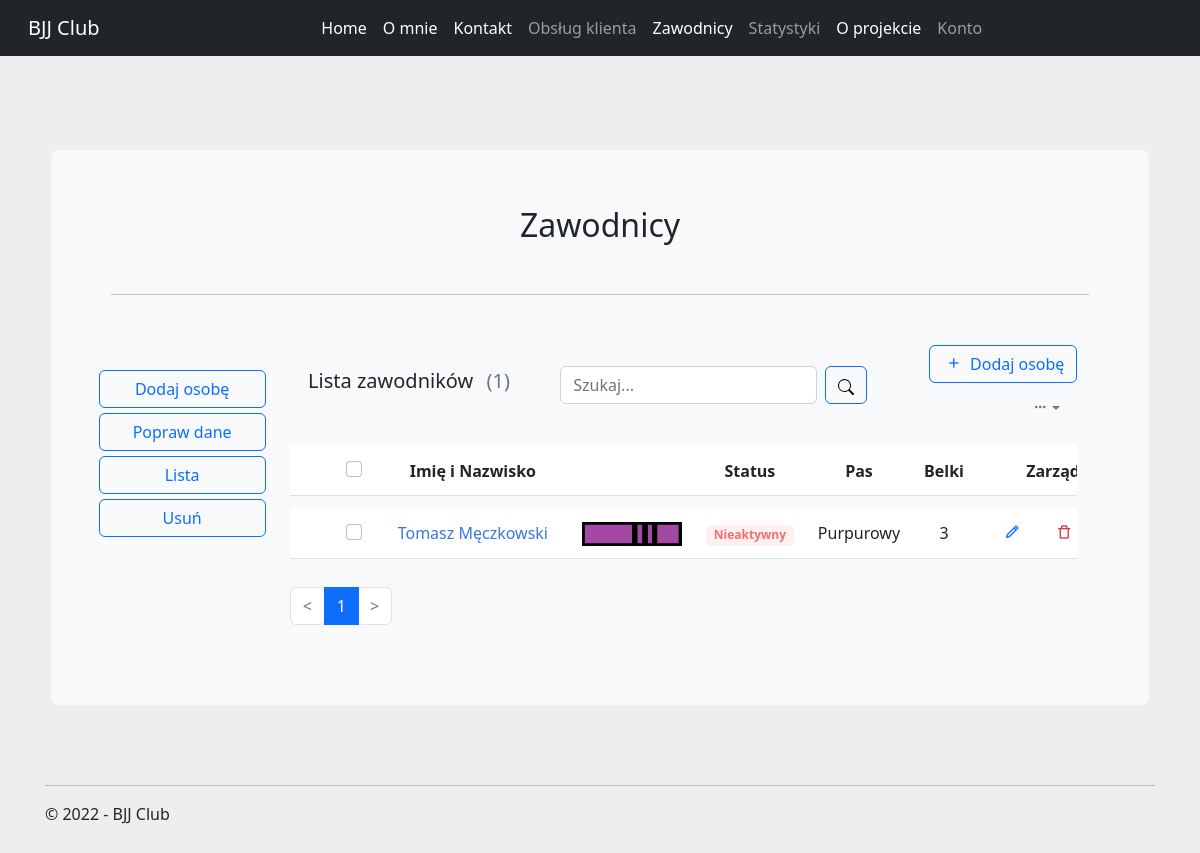
Before: /zawodnicy/?page=2 with the older database file.
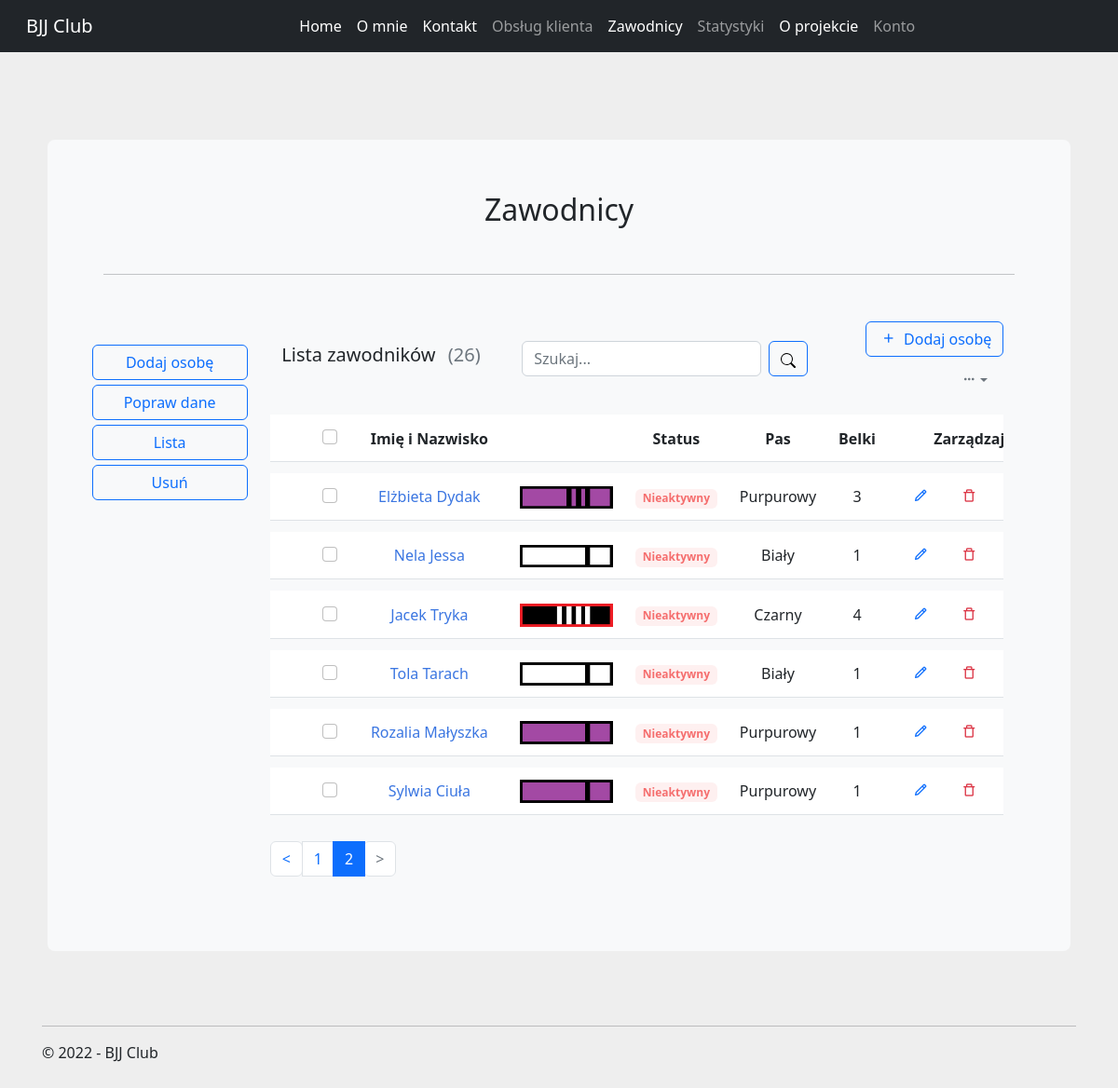
After: the same page with the newer database file.
### players/models.py (models this page shows, shortened)
class Player(models.Model):
    class Belts(models.TextChoices):
        WHITE = "Biały", "Biały"
        BLUE = "Niebieski", "Niebieski"
        PURPLE = "Purpurowy", "Purpurowy"
        BROWN = "Brązowy", "Brązowy"
        BLACK = "Czarny", "Czarny"
    class Stripes(models.TextChoices):
        ZERO = "0", "0"
        ONE = "1", "1"
        TWO = "2", "2"
        THREE = "3", "3"
        FOUR = "4", "4"
    class Gender(models.TextChoices):
        Male = "Mężczyzna", "Mężczyzna"
        Female = "Kobieta", "Kobieta"
    first_name = models.CharField(max_length=100)
    last_name = models.CharField(max_length=100)
    belt = models.CharField(max_length=30, choices=Belts.choices, default=Belts.WHITE)
    stripe = models.CharField(max_length=1, choices=Stripes.choices, default=Stripes.ZERO)
    gender = models.CharField(max_length=10, choices=Gender.choices, default=Gender.Male, blank=True)
    birth_date = models.DateField(blank=True, null=True)
    first_training = models.DateField(blank=True, null=True)
    last_training = models.DateField(blank=True, null=True)
    created = models.DateTimeField(auto_now_add=True)
    modified = models.DateTimeField(auto_now=True)
    email = models.EmailField(null=True, blank=True)
    active = models.BooleanField(default=False)
    class Meta:
        ordering = ['id']

### players/views.py (the view, shortened to what this page needs)
# urls.py: path("", players, name="players_list"),
def players(request):
    players = Player.objects.all()
    first_names = []
    last_names = []
    for i in players:
        first_names.append(i.first_name)
        last_names.append(i.last_name)
    players = Paginator(players, 20)
    count_players = players.count
    current_page = request.GET.get('page')
    players = players.get_page(current_page)
    context = {"count_players": count_players,
               "players": players,
               }
    return render(request, "players_list.html", context)

### players/templatetags/extras.py (called while the page is built)
@register.simple_tag
def belt_png(belt, stripe):
    belts = {"Biały": 1,
             "Niebieski": 2,
             "Purpurowy": 3,
             "Brązowy": 4,
             "Czarny": 5}
    belt_index = belts[belt]
    result = f"/static/images/belts/{belt_index}.{stripe}.{belt}.png"
    return result

### players/templates/players_list.html (shortened to what this page needs)
{% extends "inner_layout.html" %}
{% block body %}
<link rel="stylesheet" href="https://cdnjs.cloudflare.com/ajax/libs/boxicons/2.1.0/css/boxicons.min.css" />
<link rel="stylesheet" href="https://cdnjs.cloudflare.com/ajax/libs/MaterialDesign-Webfont/5.3.45/css/materialdesignicons.css" />
<link rel="stylesheet" type="text/css" href="/static/css/player_list_1.css" />
<link rel="stylesheet" type="text/css" href="/static/css/player_list_2.css" />
<div class="container">
    <div class="row align-items-center">
        <div class="col-md-4">
            <div class="mb-3">
                <h5 class="card-title">Lista zawodników <span class="text-muted fw-normal ms-2">({{count_players}})</span></h5>
            </div>
        </div>
        <div class="col-md-5">
            <div class="mb-2">
                <form class="row g-2" method="POST">
                    <div class="col-auto">
                        <input class="form-control" list="datalistOptions" id="searchbar" name="searchbar" placeholder="Szukaj..." aria-label="">
                    </div>
                    <div class="col-auto">
                        <button type="submit" class="btn btn-outline-primary">
                            <img src="/static/images/search.svg" alt="">
                        </button>
                    </div>
                </form>
            </div>
        </div>
        <div class="col-md-3">
            <div class="d-flex flex-wrap align-items-center justify-content-end gap-2 mb-2">
                <div>
                    <a href="{% url 'players:players_add' %}" class="btn btn-outline-primary"><i class="bx bx-plus me-1"></i> Dodaj osobę</a>
                </div>
                <div class="dropdown">
                    <a class="btn btn-link text-muted py-1 font-size-16 shadow-none dropdown-toggle" href="#" role="button" data-bs-toggle="dropdown" aria-expanded="false"><i class="bx bx-dots-horizontal-rounded"></i></a>
                </div>
            </div>
        </div>
    </div>
    <div class="row">
        <div class="col-lg-12">
            <div class="">
                <div class="table-responsive">
                    <table class="table project-list-table table-nowrap align-middle table-borderless">
                        <thead>
                            <tr>
                                <th scope="col" class="ps-4" style="width: 50px;">
                                    <div class="form-check font-size-16"><input type="checkbox" class="form-check-input" id="contacusercheck" /><label class="form-check-label" for="contacusercheck"></label></div>
                                </th>
                                <th scope="col">Imię i Nazwisko</th>
                                <th scope="col"></th>
                                <th scope="col">Status</th>
                                <th scope="col">Pas</th>
                                <th scope="col">Belki</th>
                                <th scope="col" style="width: 200px;">Zarządzaj</th>
                            </tr>
                        </thead>
                        <tbody>
                        {% load extras %}
                        {% for player in players %}
                        <tr>
                            <th scope="row" class="ps-4">
                                <div class="form-check font-size-16"><input type="checkbox" class="form-check-input" id="contacusercheck0" /><label class="form-check-label" for="contacusercheck0"></label></div>
                            </th>
                            <td>
                                <a href="{% url 'players:player_profile' player.id %}" class="link_custom">{{player.first_name}}  {{player.last_name}}</a>
                            </td>
                            <td><img src= {% belt_png player.belt player.stripe %} alt=" " style="width: 100px; margin-left: 10px;"/></td>
                            {% if player.active %}
                            <td><span class="badge badge-soft-success mb-0">Aktywny</span></td>
                            {% else %}
                            <td><span class="badge badge-soft-danger mb-0">Nieaktywny</span></td>
                            {% endif %}
                            <td>{{player.belt}}</td>
                            <td>{{player.stripe}}</td>
                            <td>
                                <ul class="list-inline mb-0">
                                    <li class="list-inline-item">
                                        <a href="javascript:void(0);" data-bs-toggle="tooltip" data-bs-placement="top" title="Edit" class="px-2 text-primary"><i class="bx bx-pencil font-size-18"></i></a>
                                    </li>
                                    <li class="list-inline-item">
                                        <a href="javascript:void(0);" data-bs-toggle="tooltip" data-bs-placement="top" title="Delete" class="px-2 text-danger"><i class="bx bx-trash-alt font-size-18"></i></a>
                                    </li>
                                    <li class="list-inline-item dropdown">
                                        <a class="text-muted dropdown-toggle font-size-18 px-2" href="#" role="button" data-bs-toggle="dropdown" aria-haspopup="true"></a>
                                    </li>
                                </ul>
                            </td>
                        </tr>
                        {% endfor %}
                        </tbody>
                    </table>
                </div>
            </div>
        </div>
    </div>
    <div class="row g-0 align-items-center pb-4">
        <div class="col-sm-12">
                <nav aria-label="Page navigation">
                    <ul class="pagination mb-sm-0">
                    {% if players.has_previous %}
                        <li class="page-item">
                        <a class="page-link" href="?page={{ players.previous_page_number }}"> < </a>
                        </li>
                    {% else %}
                        <li class="page-item disabled">
                        <a class="page-link" href="#" tabindex="-1" aria-disabled="True"> < </a>
                        </li>
                    {% endif %}
                    {% for i in players.paginator.page_range %}
                    {% if players.number == i %}
                        <li class="page-item active" aria-current="page">
                            <span class="page-link">
                            {{ i }}
                            </span>
                        </li>
                    {% else %}
                        <li class="page-item"><a class="page-link" href="?page={{ i }}">{{ i }}</a></li>
                    {% endif %}
                    {% endfor %}
                    {% if players.has_next %}
                        <li class="page-item">
                        <a class="page-link" href="?page={{ players.next_page_number }}"> > </a>
                        </li>
                    {% else %}
                            <li class="page-item disabled">
                            <a class="page-link" href="#" tabindex="-1" aria-disabled="True"> > </a>
                            </li>
                    {% endif %}
                    </ul>
                </nav>
        </div>
</div>
</div>
{% endblock %}

### players/templates/inner_layout.html
{% extends "layout.html" %}
{% block content %}
<div class="p-5 mb-4 bg-light rounded-3" style="margin: auto; width: 99%;">
    <div class="container-fluid py-2" style="text-align: center;">
        <h2 style="margin-bottom: 50px;">Zawodnicy</h2>
        <hr style="margin-bottom: 50px;">
        <div class="row">
            <div class="col-sm-2" style="margin-top: 25px;">
                <div class="row" style="margin-bottom: 5px">
                    <a href="{% url 'players:players_add' %}" class="btn btn-outline-primary">Dodaj osobę</a>
                </div>
                <div class="row" style="margin-bottom: 5px">
                    <a href="#" class="btn btn-outline-primary">Popraw dane</a>
                </div>
                <div class="row" style="margin-bottom: 5px">
                    <a href="{% url 'players:players_list' %}" class="btn btn-outline-primary">Lista</a>
                </div>
                <div class="row" style="margin-bottom: 5px">
                    <a href="#" class="btn btn-outline-primary">Usuń</a>
                </div>
            </div>
            <div class="col-sm-10">
                {% block body %}{% endblock %}
            </div>
        </div>
    </div>
</div>
{% endblock %}

### main/templates/layout.html (shortened to what this page needs)
<!DOCTYPE html>
<html lang="pl">
<head>
    <link rel="stylesheet" type="text/css" href="/static/css/bootstrap.css"/>
    <link rel="stylesheet" type="text/css" href="/static/css/bootstrap.rtl.css"/>
    <link rel="stylesheet" type="text/css" href="/static/css/site.css"/>
    <link rel="stylesheet" type="text/css" href="/static/css/custom.css"/>
</head>
<body>
    <div>
        <nav class="navbar navbar-expand-lg fixed-top navbar-dark bg-dark">
            <div class="container-fluid">
                <a class="navbar-brand" href="{% url 'main:index' %}">BJJ Club</a>
                <div class="collapse navbar-collapse" id="navbarSupportedContent">
                    <ul class="navbar-nav me-auto mb-2 mb-lg-0">
                        <li class="nav-item">
                            <a class="nav-link active" aria-current="page" href="{% url 'main:index' %}">Home</a>
                        </li>
                        <li class="nav-item">
                            <a class="nav-link active" aria-current="page" href="{% url 'main:about' %}">O mnie</a>
                        </li>
                        <li class="nav-item">
                            <a class="nav-link active" aria-current="page" href="{% url 'main:contact' %}">Kontakt</a>
                        </li>
                        <li class="nav-item">
                            <a class="nav-link disable" aria-disabled="true" aria-current="page" href="#">Obsług klienta</a>
                        </li>
                        <li class="nav-item">
                            <a class="nav-link active" aria-current="page" href="{% url 'players:players_list' %}">Zawodnicy</a>
                        </li>
                        <li class="nav-item">
                            <a class="nav-link disable" aria-disabled="true" aria-current="page" href="#">Statystyki</a>
                        </li>
                        <li class="nav-item">
                            <a class="nav-link active" aria-current="page" href="{% url 'main:about_project' %}">O projekcie</a>
                        </li>
                        <li class="nav-item">
                            <a class="nav-link disable" aria-disabled="true" aria-current="page" href="#">Konto</a>
                        </li>
                    </ul>
                </div>
            </div>
        </nav>
    </div>
    <div class="container body-content" style="margin-top: 80px;">
        {% block content %}{% endblock %}
        <hr style="margin-top: 80px;" />
        <footer>
            <p>&copy; 2022 - BJJ Club</p>
        </footer>
    </div>
</body>
</html>

### main/static/css/site.css (style rules this page uses)
body { padding-top: 50px; padding-bottom: 20px; }
.body-content { padding-left: 15px; padding-right: 15px; }
input, select, textarea { max-width: 280px; }

### main/static/css/player_list_1.css (style rules this page uses)
body { margin-top:20px; background-color:#eee; }
.project-list-table { border-collapse: separate; border-spacing: 0 12px }
.project-list-table tr { background-color: #fff }
.table-nowrap td, .table-nowrap th { white-space: nowrap; }
.table-borderless>:not(caption)>*>* { border-bottom-width: 0; }
.table>:not(caption)>*>* { padding: 0.75rem 0.75rem; background-color: var(--bs-table-bg); border-bottom-width: 1px; box-shadow: inset 0 0 0 9999px var(--bs-table-accent-bg); }
img, svg { vertical-align: middle; }
a { color: #3b76e1; text-decoration: none; }
.badge-soft-danger { color: #f56e6e !important; background-color: rgba(245,110,110,.1); }

### main/static/css/player_list_2.css (style rules this page uses)
a.link_custom { text-decoration: none; }

Changed rows visible on the page:
no longer on this page (row edited): Player: first_name "Tomasz", last_name "Męczkowski", belt+stripe (picture), active "Nieaktywny", belt "Purpurowy", stripe "3"
added Player: first_name "Elżbieta", last_name "Dydak", belt+stripe (picture), active "Nieaktywny", belt "Purpurowy", stripe "3"
added Player: first_name "Nela", last_name "Jessa", belt+stripe (picture), active "Nieaktywny", belt "Biały", stripe "1"
added Player: first_name "Jacek", last_name "Tryka", belt+stripe (picture), active "Nieaktywny", belt "Czarny", stripe "4"
added Player: first_name "Tola", last_name "Tarach", belt+stripe (picture), active "Nieaktywny", belt "Biały", stripe "1"
added Player: first_name "Rozalia", last_name "Małyszka", belt+stripe (picture), active "Nieaktywny", belt "Purpurowy", stripe "1"
added Player: first_name "Sylwia", last_name "Ciuła", belt+stripe (picture), active "Nieaktywny", belt "Purpurowy", stripe "1"
Other visible differences:
{{ count_players }}: "1" → "26"
list line gone: "1"
new list line: "1"
new list line: "2"
